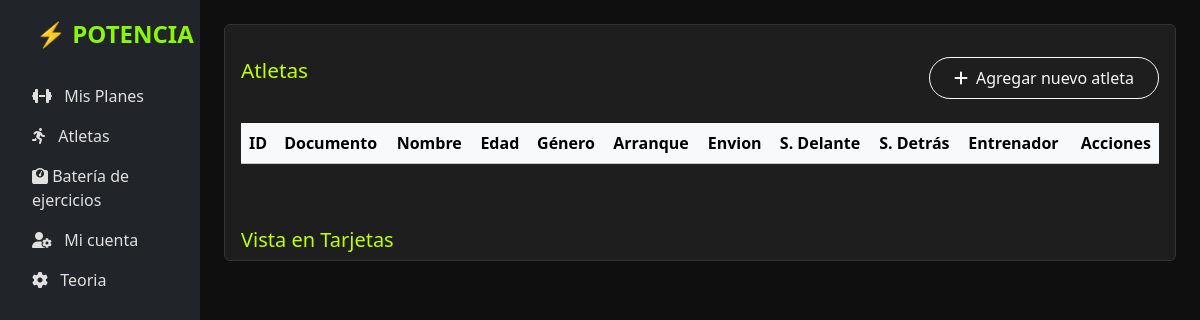
The page /atletas/ (signed in) on the database as committed earlier.
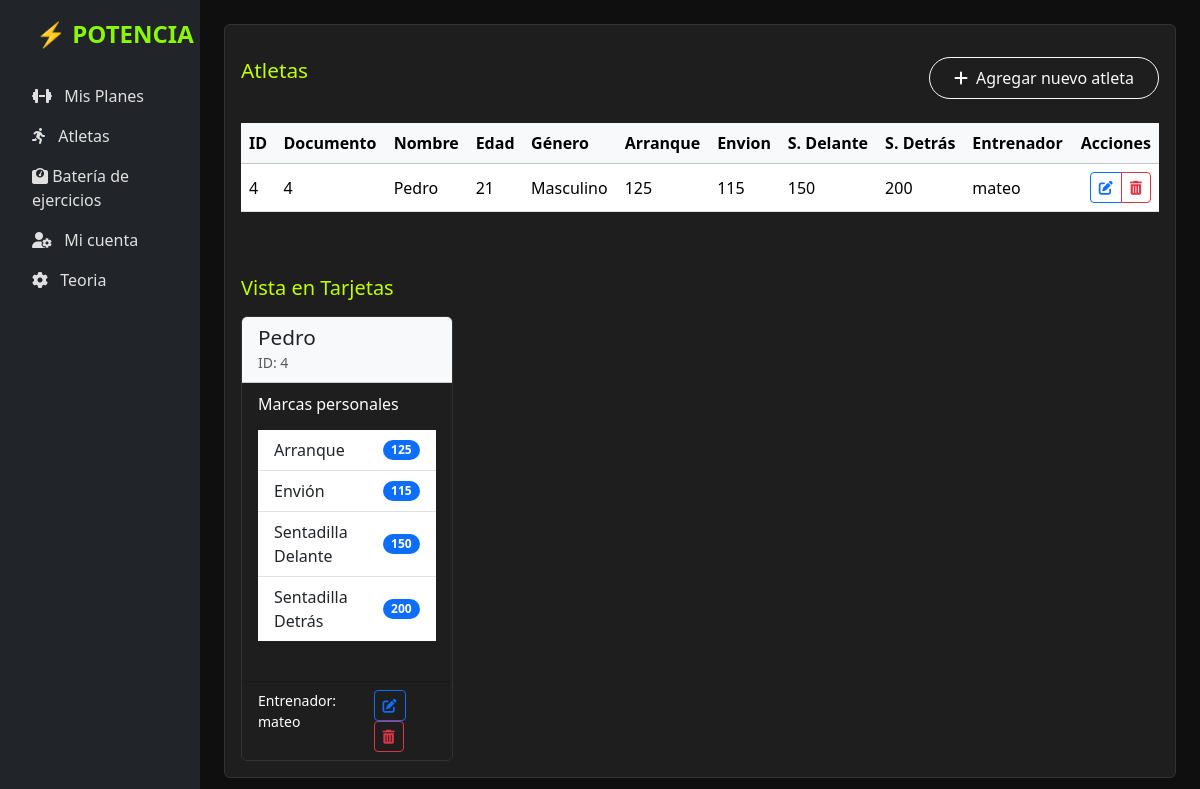
The same page on the database as committed later.
### potencia/models.py (models this page shows, shortened)
class Atletas(models.Model):
    id = models.AutoField(primary_key=True)
    documento = models.CharField(unique=True, max_length=100)
    nombre = models.CharField(max_length=100)
    edad = models.PositiveSmallIntegerField()
    generos_lista = [("Masculino", "Masculino"), ("Femenino", "Femenino")]
    genero = models.CharField(max_length=10, choices=generos_lista)
    arranque = models.CharField(max_length=3)
    envion = models.CharField(max_length=3)
    sentadilla_delante = models.CharField(max_length=3)
    sentadilla_detras = models.CharField(max_length=3)
    entrenador = models.ForeignKey(
        Entrenadores,
        on_delete=models.SET_NULL,
        null=True,
        blank=True,
        related_name='atletas'
    )

class Entrenadores(models.Model):
    user = models.OneToOneField(User, on_delete=models.CASCADE)
    nombre = models.CharField(max_length=101)
    edad = models.PositiveSmallIntegerField()
    generos_lista = [("Masculino", "Masculino"), ("Femenino", "Femenino")]
    genero = models.CharField(max_length=10, choices=generos_lista)
    def __str__(self):
        return self.nombre

### potencia/views.py (the view)
# urls.py: path('atletas/', views.atletas, name='atletas'),
@login_required
def atletas(request):
    entrenador = request.user.entrenadores
    atletas = entrenador.atletas.all()
    form = AtletaForm(request.POST or None)
    if request.method == 'POST' and form.is_valid():
        form.save()
        return redirect('atletas')
    return render(request, 'atletas.html', {
        'atletas': atletas,
        'form': form,
        'editing': False
    })

### potencia/templates/atletas.html (shortened to what the changed rows need)
{% extends "base.html" %}
{% block contenido %}
<div class="card">
    <div class="card-body">
        <div class="table-responsive">
            <table class="table table-hover align-middle w-100">
                <thead class="table-light">
                    <tr>
                        <th>ID</th>
                        <th>Documento</th>
                        <th>Nombre</th>
                        <th>Edad</th>
                        <th>Género</th>
                        <th>Arranque</th>
                        <th>Envion</th>
                        <th>S. Delante</th>
                        <th>S. Detrás</th>
                        <th>Entrenador</th>
                        <th class="text-end">Acciones</th>
                    </tr>
                </thead>
                <tbody>
                    {% for atleta in atletas %}
                    <tr>
                        <td>{{ atleta.id }}</td>
                        <td>{{ atleta.documento }}</td>
                        <td>{{ atleta.nombre }}</td>
                        <td>{{ atleta.edad }}</td>
                        <td>{{ atleta.genero }}</td>
                        <td>{{ atleta.arranque }}</td>
                        <td>{{ atleta.envion }}</td>
                        <td>{{ atleta.sentadilla_delante }}</td>
                        <td>{{ atleta.sentadilla_detras }}</td>
                        <td>
                            {% if atleta.entrenador %}
                                {{ atleta.entrenador.nombre }}
                            {% else %}
                                <span class="text-muted">Sin asignar</span>
                            {% endif %}
                        </td>
                        <td class="text-end">
                            <div class="btn-group" role="group">
                                <a href="{% url 'editar_atleta' atleta.id %}" class="btn btn-sm btn-outline-primary">
                                    <i class="fas fa-edit"></i>
                                </a>
                                <a href="{% url 'eliminar_atleta' atleta.id %}" class="btn btn-sm btn-outline-danger">
                                    <i class="fas fa-trash-alt"></i>
                                </a>
                            </div>
                        </td>
                    </tr>
                    {% endfor %}
                </tbody>
            </table>
        </div>
        <div class="row row-cols-1 row-cols-md-2 row-cols-lg-3 row-cols-xl-4 g-4">
            {% for atleta in atletas %}
            <div class="col">
                <div class="card h-100">
                    <div class="card-header bg-light">
                        <h5 class="card-title mb-0">{{ atleta.nombre }}</h5>
                        <small class="text-muted">ID: {{ atleta.id }}</small>
                    </div>
                    <div class="card-body">
                        <h6 class="card-subtitle mb-3 label-color-w">Marcas personales</h6>
                        <ul class="list-group list-group-flush">
                            <li class="list-group-item d-flex justify-content-between align-items-center">
                                Arranque
                                <span class="badge bg-primary rounded-pill">{{ atleta.arranque }}</span>
                            </li>
                            <li class="list-group-item d-flex justify-content-between align-items-center">
                                Envión
                                <span class="badge bg-primary rounded-pill">{{ atleta.envion }}</span>
                            </li>
                            <li class="list-group-item d-flex justify-content-between align-items-center">
                                Sentadilla Delante
                                <span class="badge bg-primary rounded-pill">{{ atleta.sentadilla_delante }}</span>
                            </li>
                            <li class="list-group-item d-flex justify-content-between align-items-center">
                                Sentadilla Detrás
                                <span class="badge bg-primary rounded-pill">{{ atleta.sentadilla_detras }}</span>
                            </li>
                        </ul>
                    </div>
                    <div class="card-footer bg-transparent">
                        <div class="d-flex justify-content-between">
                            <small class="label-color-w">
                                {% if atleta.entrenador %}
                                    Entrenador: {{ atleta.entrenador.nombre }}
                                {% else %}
                                    Sin entrenador
                                {% endif %}
                            </small>
                            <div>
                                <a href="{% url 'editar_atleta' atleta.id %}" class="btn btn-sm btn-outline-primary">
                                    <i class="fas fa-edit"></i>
                                </a>
                                <a href="{% url 'eliminar_atleta' atleta.id %}" class="btn btn-sm btn-outline-danger">
                                    <i class="fas fa-trash-alt"></i>
                                </a>
                            </div>
                        </div>
                    </div>
                </div>
            </div>
            {% endfor %}
        </div>
    </div>
</div>
{% endblock %}

Rows that differ between the two databases and show on the page:
now on this page (row edited): Atletas: id "4", documento "4", nombre "Pedro", edad "21", genero "Masculino", arranque "125", envion "115", sentadilla_delante "150", sentadilla_detras "200", entrenador.nombre "mateo"
